Frame 1 (no input): blank canvas, image omitted
Frame 60 (no input): blank canvas, image omitted
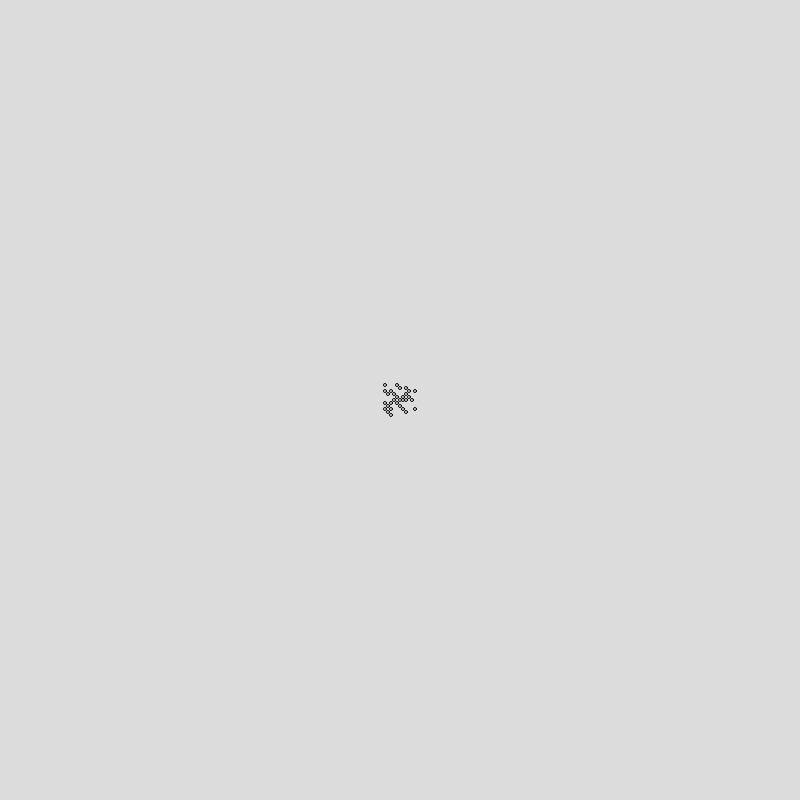
Frame 120 (the mouse pressed at the canvas centre since frame 60)

The p5.js sketch whose frames 1 and 60 were blank and that drew this single picture after the mouse press (run headless with seeded random() and noise() and a simulated clock; from frame 60 on, the mouse is pressed at the canvas centre):

// p5.js sketch
// ── sketch.js
// Ulams primtallsspiral
// Inspirert av bl.a. https://thecodingtrain.com/CodingChallenges/167-prime-spiral.html
// CC - BY SA - Tom Jarle Christiansen 2022

// Funksjoner
function erPrimtall(n) {
  if (n == 1) {
    return false;
  }
  for (let i = 2; i <= sqrt(n); i++) {
    if ( n % i == 0 || n % 2 == 0 ) {
      return false;
    }
  }
  return true;
}

// Globale variabler
let bredde = 800;
let hoyde = 800;
let x_0 = bredde / 2;
let y_0 = hoyde / 2;
let x = 0;
let y = 0;

let lengde = 1; // mal
let skritt = 0; // Skritt på en side
let n_tot = 2; 
let retning = 0;

let o = 3;

function setup() {
  // frameRate(2);
  createCanvas(bredde, hoyde);
  background(220);
  circle((x_0 + x * o), (y_0 + y * o), o);
  x++;
  circle((x_0 + x * o), (y_0 + y * o), o);
}

function draw() {
  n_tot++;
  skritt++;

  if( skritt == lengde ) {    
    skritt = 0;
    retning++;
    if ( retning > 3 ) {
      retning = 0;
    }
  if ( retning % 2 == 0 ) {
    lengde++;
  }
  }

  switch(retning) {
    case 0:
      x++;
      break;
    case 1:
      y--;
      break;
    case 2:
      x--;
      break;
    case 3:
      y++;
      break;
  }
  if (erPrimtall(n_tot)) {
    circle((x_0 + x * o), (y_0 + y * o), o);
    console.log(n_tot);
  }
}
